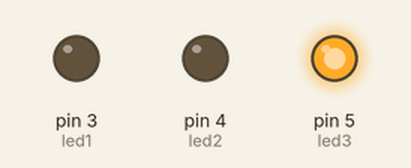
A sketch run on a simulated Arduino Uno, built with avr-gcc and run on an emulated ATmega328P. Shown: output pins drawn as LEDs (lit = HIGH).

Above: at 1.5 s.
At 3.5 s:
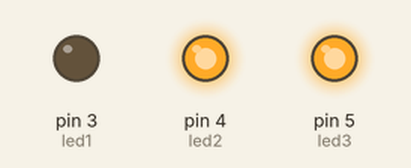
At 5.0 s:
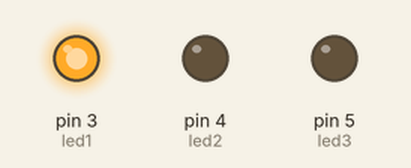
Timing chart, 0 to 7.8 s (numbered marks = the images above):
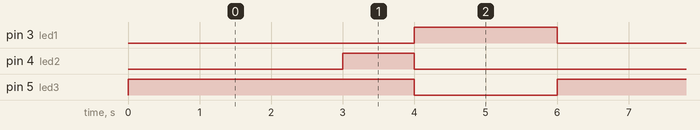

The sketch:

trafiklambasi.ino
```cpp
int led1=3;
int led2=4;
int led3=5;
  void setup() {
  // initialize digital pin LED_BUILTIN as an output.
  pinMode(led1, OUTPUT);
  pinMode(led2, OUTPUT);
  pinMode(led3, OUTPUT);
  }

  // the loop function runs over and over again forever
  void loop() {
    digitalWrite(led3, HIGH);   // turn the LED on (HIGH is the voltage level)
    delay(3000);                       // wait for a second
    digitalWrite(led3, HIGH);    // turn the LED off by making the voltage LOW
    digitalWrite(led2,HIGH);
    delay(1000);
    digitalWrite(led3, LOW);
    digitalWrite(led2,LOW);
    digitalWrite(led1, HIGH);    // turn the LED off by making the voltage LOW
    delay(2000);
    digitalWrite(led1, LOW);    // turn the LED off by making the voltage LOW
  }
```

Measured:
- by itself, pin 3 (led1): alternates HIGH for 2.0 s and LOW for 4.0 s
- by itself, pin 4 (led2): alternates HIGH for 1.0 s and LOW for 5.0 s
- by itself, pin 5 (led3): alternates HIGH for 4.0 s and LOW for 2.0 s
